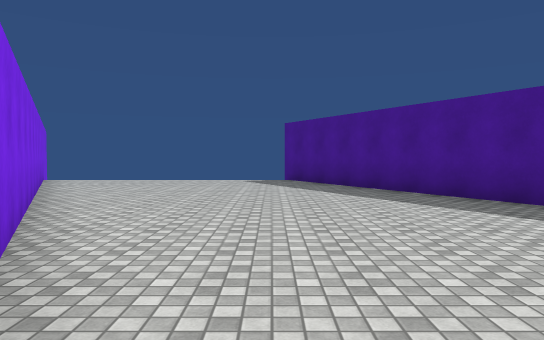
View 1 (above)

15 first-person views from a walk through a scene from a Unity 3-D project. The camera is 1.4 m above the floor, tilts 2° down and sees 70° across. The floor is counted in squares, 2 m on a side. Each view is taken from the middle of a square. On the plan, view 1 faces up. The plan holds only what a view shows up to about 11 squares ahead; the rest is blank. The place goes on beyond the plan. Surface patterns are stand-ins for the level's own textures.

View 2
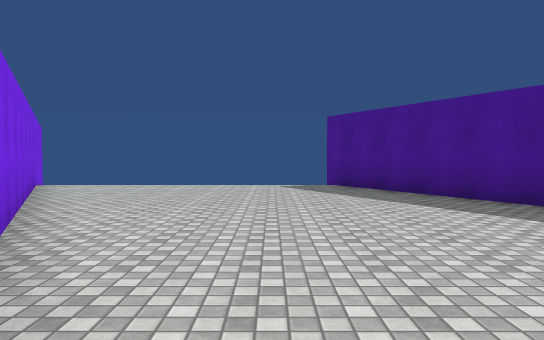

View 3
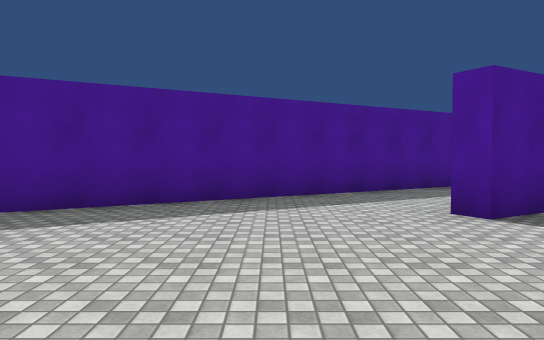

View 4
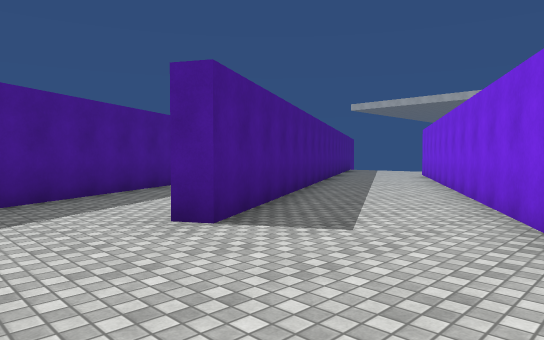

View 5
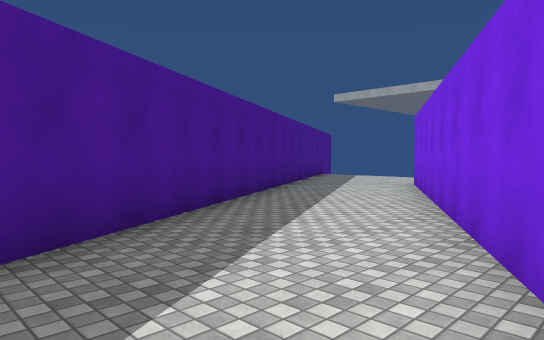

View 6
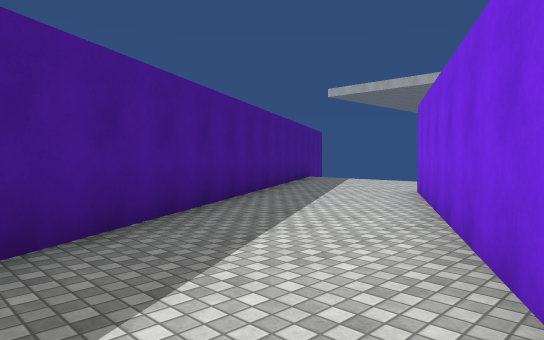

View 7
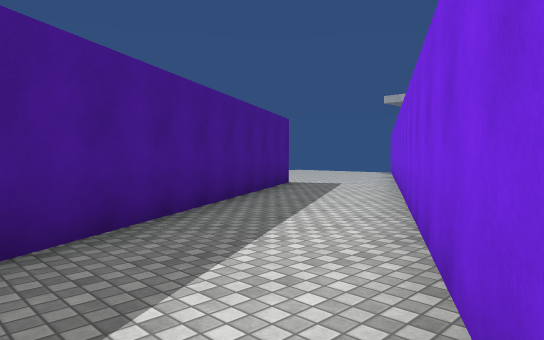

View 8
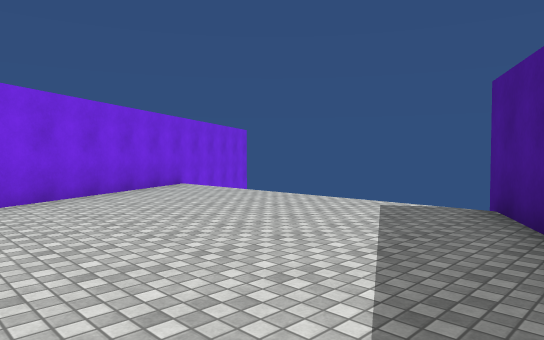

View 9
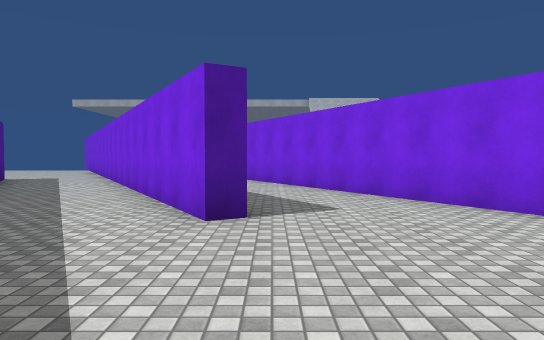

View 10
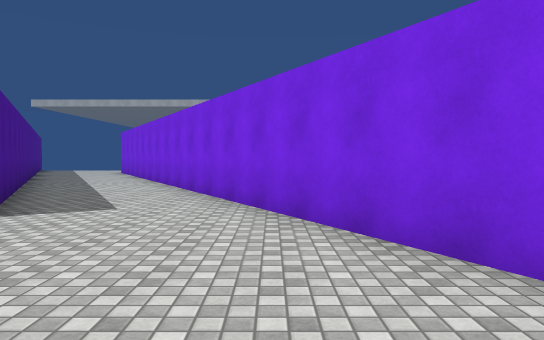

View 11
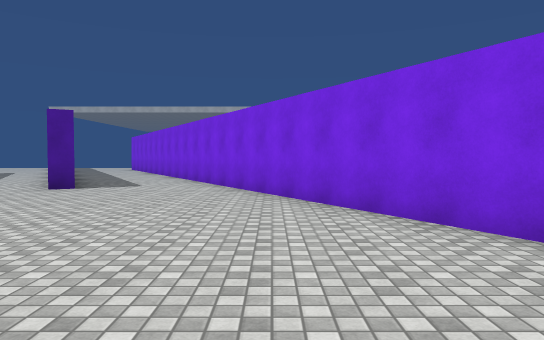

View 12
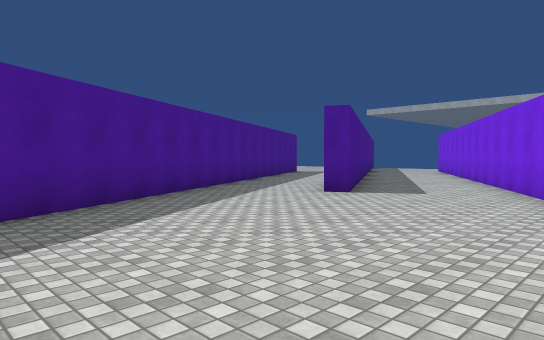

View 13
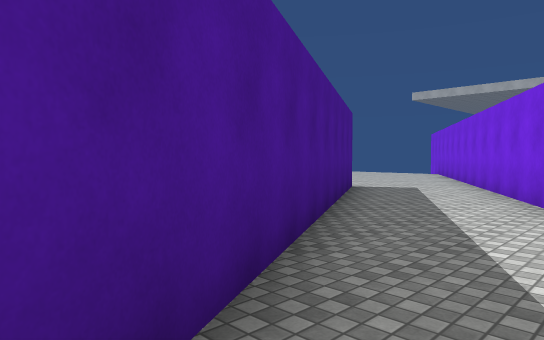

View 14
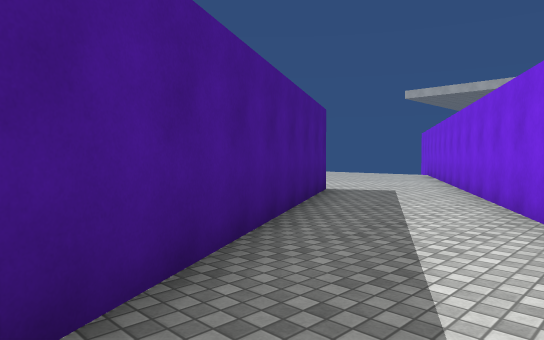

View 15
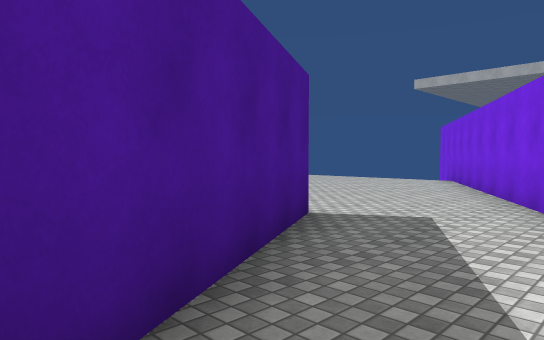

### Floor plan
Points are (right, up) in squares from view 1. A wall is a line through its corners. A room is listed if a view was taken in it or the views show most of it. See-through windows are left out.
Room 1 (views 1, 2, 3, 4, 5, 6, 7, 8, 9, 10, 11, 12, 13, 14)
walls: (7.3, -0.8) (0.3, 11.8); (-7.2, 12.4) (5.4, -10.5); (8.1, -9) (2.3, 1.6) (2.7, 1.8) (4.7, -1.9)
ways out: opening at (6, -1) to room 2; opening at (6.5, -9)
Room 2 (view 15)
walls: (4.7, -1.9) (5.9, -4); (8.4, -2.8) (7.3, -0.8)
ways out: opening at (6, -1) to room 1; opening at (7, -3) to room 3
Room 3 (no view inside)
walls: (5.9, -4) (7, -6); (9.5, -4.7) (8.4, -2.8)
ways out: opening at (7, -3) to room 2; opening at (8, -6)

Where each view was taken, in squares from view 1:
view 1: 0 up, 0 right, facing up
view 2: 2 up, 1 left, facing up
view 3: 4 up, 2 left, facing right
view 4: 4 up, 1 left, facing down-right
view 5: 1 down, 1 right, facing down-right
view 6: 3 down, 2 right, facing down-right
view 7: 2 up, 3 right, facing down-right
view 8: 6 up, 2 right, facing up-left
view 9: 6 up, 2 right, facing down
view 10: 6 up, 1 left, facing down
view 11: 10 up, 2 left, facing down
view 12: 8 up, 2 left, facing down-right
view 13: 2 up, 5 right, facing down-right
view 14: 1 up, 5 right, facing down-right
view 15: 2 down, 7 right, facing down-right
